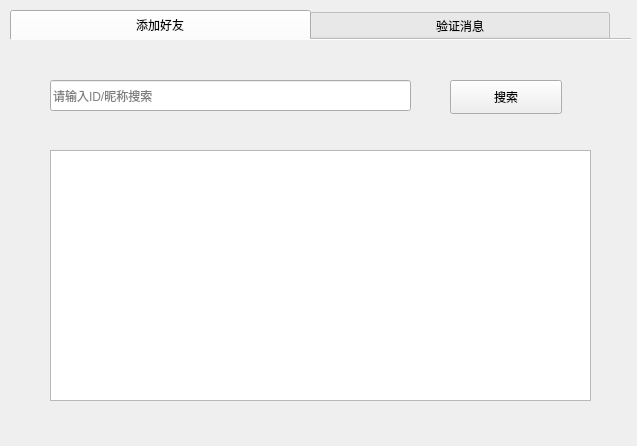
<?xml version="1.0" encoding="UTF-8"?>
<ui version="4.0">
 <class>Form</class>
 <widget class="QWidget" name="Form">
  <property name="geometry">
   <rect>
    <x>0</x>
    <y>0</y>
    <width>637</width>
    <height>446</height>
   </rect>
  </property>
  <property name="windowTitle">
   <string>Form</string>
  </property>
  <widget class="QTabWidget" name="tabWidget">
   <property name="geometry">
    <rect>
     <x>10</x>
     <y>10</y>
     <width>621</width>
     <height>431</height>
    </rect>
   </property>
   <property name="maximumSize">
    <size>
     <width>621</width>
     <height>16777215</height>
    </size>
   </property>
   <property name="acceptDrops">
    <bool>false</bool>
   </property>
   <property name="styleSheet">
    <string notr="true">QTabBar::tab{width:300px;height:30px;}</string>
   </property>
   <property name="tabPosition">
    <enum>QTabWidget::North</enum>
   </property>
   <property name="tabShape">
    <enum>QTabWidget::Rounded</enum>
   </property>
   <property name="currentIndex">
    <number>0</number>
   </property>
   <property name="documentMode">
    <bool>true</bool>
   </property>
   <property name="tabsClosable">
    <bool>false</bool>
   </property>
   <property name="movable">
    <bool>false</bool>
   </property>
   <property name="tabBarAutoHide">
    <bool>false</bool>
   </property>
   <widget class="QWidget" name="tab_add">
    <attribute name="title">
     <string>添加好友</string>
    </attribute>
    <widget class="QPushButton" name="pushButton_search">
     <property name="geometry">
      <rect>
       <x>440</x>
       <y>40</y>
       <width>112</width>
       <height>34</height>
      </rect>
     </property>
     <property name="text">
      <string>搜索</string>
     </property>
    </widget>
    <widget class="QLineEdit" name="lineEdit_index">
     <property name="geometry">
      <rect>
       <x>40</x>
       <y>40</y>
       <width>361</width>
       <height>31</height>
      </rect>
     </property>
     <property name="placeholderText">
      <string>请输入ID/昵称搜索</string>
     </property>
    </widget>
    <widget class="QListWidget" name="listWidget_search">
     <property name="geometry">
      <rect>
       <x>40</x>
       <y>110</y>
       <width>541</width>
       <height>251</height>
      </rect>
     </property>
    </widget>
   </widget>
   <widget class="QWidget" name="tab_request">
    <attribute name="title">
     <string>验证消息</string>
    </attribute>
    <widget class="QLabel" name="label_list">
     <property name="geometry">
      <rect>
       <x>40</x>
       <y>40</y>
       <width>271</width>
       <height>21</height>
      </rect>
     </property>
     <property name="text">
      <string>好友请求列表</string>
     </property>
    </widget>
    <widget class="QListWidget" name="listWidget_rqst">
     <property name="geometry">
      <rect>
       <x>40</x>
       <y>70</y>
       <width>511</width>
       <height>311</height>
      </rect>
     </property>
    </widget>
   </widget>
  </widget>
 </widget>
 <resources/>
 <connections/>
</ui>
